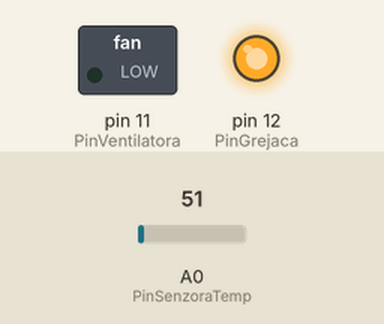
Simulated run of this sketch. Board: Arduino Uno, built with avr-gcc and run on an emulated ATmega328P. Shown: switched loads named in the sketch (green lamp = pin HIGH), output pins drawn as LEDs (lit = HIGH). Inputs (shaded band) come from the test bench; at power-on: A0 (PinSenzoraTemp) = 51. What the sketch prints to the serial monitor is not drawn.

Above: at 0.1 s.
Timing chart, 0 to 1.6 s (numbered marks = the images above):
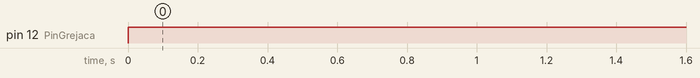

Measured:
- by itself, pin 12 (PinGrejaca): LOW → HIGH at 0.00 s

The sketch:

4ETR-B21-program.ino
```cpp
#include <TimerOne.h>

const int PinGrejaca = 12;      // pin crvene diode
const int PinVentilatora = 11;  // pin zelene diode
const int PinSenzoraTemp = A0;  // pin potenciometra

volatile int ADVrednost;                 // vrednost na analognom ulazu (rezultat AD konverzije)
volatile float Napon, temperatura;       // Napon koji se računa na osnovu ADVrednosti i temperatura

int statusGrejaca = LOW, statusVentilatora = LOW;
const unsigned long TimerPeriod = 200000;

void TimerISR(){
  ADVrednost = analogRead(PinSenzoraTemp);  //uzima se vrednost sa analognog ulaza...
  Napon = ADVrednost * (5.0 / 1023);        // i na osnovu toga računa se napon
  temperatura = Napon / 0.05 - 10;          // racunanje temperature po datoj formuli
}

void setup() {
  // Inicijalizacija pina grejaca i ventilatora
  pinMode(PinGrejaca, OUTPUT);
  pinMode(PinVentilatora, OUTPUT);
  // Početne vrednosti izlaznih pinova
  digitalWrite(PinGrejaca, LOW);
  digitalWrite(PinVentilatora, LOW);
  // Inicijalizacija serijske komunikacije sa racunarom na 9600 bps
  Serial.begin(9600);
  // Inicijalizacija tajmera
  Timer1.initialize(TimerPeriod);
  Timer1.attachInterrupt(TimerISR);
}

void loop() {
  // ispis napona i temperature preko serijskog monitora na računaru
  Serial.print("Napon: ");
  Serial.print(Napon);
  Serial.println("V");
  Serial.print("Temperatura: ");
  Serial.print(temperatura);
  Serial.println("°C");

  // Logika grejaca
  if (temperatura < 25.0) {
    statusVentilatora = LOW;
    if (temperatura < 20.0)
      statusGrejaca = HIGH;
  }
  else {
    statusGrejaca = LOW;
    if (temperatura > 30.0)
      statusVentilatora = HIGH;
  }
  digitalWrite(PinGrejaca, statusGrejaca);
  digitalWrite(PinVentilatora, statusVentilatora);
}
```
